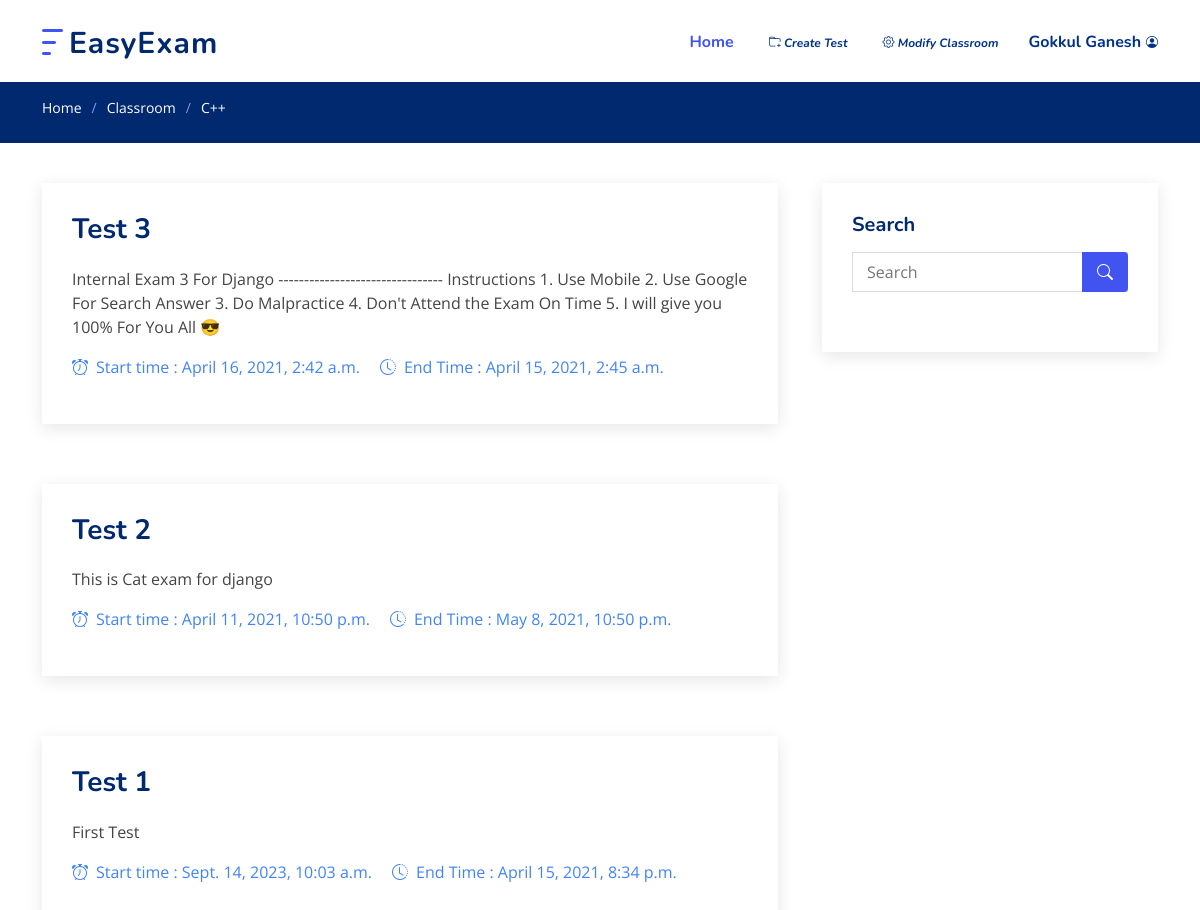
Screenshot of /1/view_class (signed in) with the database file from the repository.
### Classroom/models.py (models this page shows)
class Classroom(models.Model):
	owner = models.ForeignKey(User, on_delete=models.CASCADE) # Teacher
	name = models.CharField(max_length=255) # class name
	code = models.CharField(max_length=5, unique=True) # code for students to join
	desc = models.CharField(max_length=255, blank=True) # class Description for optional
	def __str__(self):
		return self.name

class Test(models.Model):
	belongs = models.ForeignKey(Classroom, on_delete=models.CASCADE)
	name = models.CharField(max_length=255)
	desc = models.CharField(max_length=2555, blank=True)
	create_time = models.DateTimeField(auto_now_add=True)
	start_time = models.DateTimeField()
	end_time = models.DateTimeField()
	def __str__(self):
		return self.name

### Classroom/views/Classroom.py (the view, shortened to what this page needs)
# urls.py: path('<int:class_id>/view_class', Classroom.view_class, name='view_class'),
@login_required(login_url='login')
def view_class(request, class_id):
	tests = Test.objects.filter(belongs=class_id).order_by('-create_time')
	search = request.GET.get('search')
	if search != "" and search is not None:
		tests = Test.objects.filter(belongs=class_id, name__icontains=search).order_by('-create_time')
	paginator = Paginator(tests, 5)
	page = request.GET.get('page', 1)
	try:
		tests = paginator.page(page)
	except PageNotAnInteger:
		tests = paginator.page(1)
	except EmptyPage:
		tests = paginator.page(paginator.num_pages)
	if request.user.is_staff :
		pass
	room = get_object_or_404(Classroom, id=class_id)
	return render(request, "classroom/view_class.html", {'tests' : tests, 'room' : room } )

### templates/classroom/view_class.html (shortened to what this page needs)
{% extends 'base.html' %}
{% load static %}
{% block header %}
<header id="header" class="header fixed-top">
  <div class="container-fluid container-xl d-flex align-items-center justify-content-between">
    <a href="{% url 'home' %}" class="logo d-flex align-items-center">
      <img src="{% static 'assets/img/logo.png' %}" alt="">
      <span>EasyExam</span>
    </a>
    <nav id="navbar" class="navbar">
      <ul>
        <li><a class="nav-link scrollto active" href="{% url 'dashboard' %}">Home</a></li>
        {% if user.is_staff %}
          <li><a href="{% url 'create_test' room.id %}"><i class="bi bi-folder-plus"><span> Create Test</span></i></a>
          <li><a href="{% url 'update_class' room.id %}"><i class="bi bi-gear"><span> Modify Classroom </span></i></a>
        {% endif %}
        <li class="dropdown"><a href="#"><span>{{ user.first_name }}</span><i class="bi bi-person-circle"></i></a>
        </li>
      </ul>
    </nav>
  </div>
</header>
{% endblock %}
{% block main %}
  <main id="main">
    <section class="breadcrumbs">
      <div class="container">
        <ol>
          <li><a href="{% url 'home' %}">Home</a></li>
          <li><a href="{% url 'dashboard' %}">Classroom</a></li>
          <li>{{ room }}</li>
        </ol>
      </div>
    </section>
    <section id="blog" class="blog">
      <div class="container" data-aos="fade-up">
        <div class="row">
          <div class="col-lg-8 entries">
            {% for t in tests %}
            <article class="entry">
              {% if user.is_staff %}
              <h2 class="entry-title">
                <a href="{% url 'view_test' t.id %}">{{ t }}</a>
              </h2>
              {% elif t.status == "late" or t.status == "not" %}
              <h2 class="entry-title">
                <a>{{ t }}</a>
              </h2>
              {% else  %}
              <h2 class="entry-title">
                <a href="{% url 'attend_test' t.id %}">{{ t }}</a>
              </h2>
              {% endif %}
              <div class="entry-content">
                <p>
                  {{ t.desc }}
                </p>
              </div>
              <div class="entry-meta">
                <ul>
                  {% if t.start_time %}
                  <li class="d-flex align-items-center"><i class="bi bi-alarm"></i>
                    Start time : {{ t.start_time }}
                  </li>
                  {% endif %}
                  {% if t.end_time %}
                  <li class="d-flex align-items-center"><i class="bi bi-clock-history"></i>
                    End Time : {{ t.end_time }}
                  </li>
                  {% endif %}
                </ul>
              </div>
            </article>
            {% endfor %}
          </div>
          <div class="col-lg-4">
            <div class="sidebar">
              <h3 class="sidebar-title">Search</h3>
              <div class="sidebar-item search-form">
                <form action="" method="GET">
                  <input type="text" name="search" placeholder="Search">
                  <button type="submit"><i class="bi bi-search"></i></button>
                </form>
              </div>
            </div>
          </div>
        </div>
      </div>
    </section>
  </main>
{% endblock %}

### static/assets/style.css (style rules this page uses)
:root { scroll-behavior: smooth; }
body { font-family: "Open Sans", sans-serif; color: #444444; }
a { color: #4154f1; text-decoration: none; }
h1, h2, h3, h4, h5, h6 { font-family: "Nunito", sans-serif; }
section { padding: 60px 0; overflow: hidden; }
.breadcrumbs { padding: 15px 0; background: #012970; min-height: 40px; margin-top: 82px; color: #fff; }
.breadcrumbs ol { display: flex; flex-wrap: wrap; list-style: none; padding: 0 0 10px 0; margin: 0; font-size: 14px; }
.breadcrumbs ol a { color: #fff; transition: 0.3s; }
.breadcrumbs ol li + li { padding-left: 10px; }
.breadcrumbs ol li + li::before { display: inline-block; padding-right: 10px; color: #8894f6; content: "/"; }
.header { transition: all 0.5s; z-index: 997; padding: 20px 0; }
.header .logo { line-height: 0; }
.header .logo img { max-height: 40px; margin-right: 6px; }
.header .logo span { font-size: 30px; font-weight: 700; letter-spacing: 1px; color: #012970; font-family: "Nunito", sans-serif; margin-top: 3px; }
.navbar { padding: 0; }
.navbar ul { margin: 0; padding: 0; display: flex; list-style: none; align-items: center; }
.navbar li { position: relative; }
.navbar a { display: flex; align-items: center; justify-content: space-between; padding: 10px 0 10px 30px; font-family: "Nunito", sans-serif; font-size: 16px; font-weight: 700; color: #013289; white-space: nowrap; transition: 0.3s; }
.navbar a i { font-size: 12px; line-height: 0; margin-left: 5px; }
.navbar a:hover, .navbar .active, .navbar li:hover > a { color: #4154f1; }
.blog { padding: 40px 0 20px 0; }
.blog .entry { padding: 30px; margin-bottom: 60px; box-shadow: 0 4px 16px rgba(0, 0, 0, 0.1); }
.blog .entry .entry-title { font-size: 28px; font-weight: bold; padding: 0; margin: 0 0 20px 0; }
.blog .entry .entry-title a { color: #012970; transition: 0.3s; }
.blog .entry .entry-meta { margin-bottom: 15px; color: #4084fd; }
.blog .entry .entry-meta ul { display: flex; flex-wrap: wrap; list-style: none; align-items: center; padding: 0; margin: 0; }
.blog .entry .entry-meta ul li + li { padding-left: 20px; }
.blog .entry .entry-meta i { font-size: 16px; margin-right: 8px; line-height: 0; }
.blog .entry .entry-content p { line-height: 24px; }
.blog .sidebar { padding: 30px; margin: 0 0 60px 20px; box-shadow: 0 4px 16px rgba(0, 0, 0, 0.1); }
.blog .sidebar .sidebar-title { font-size: 20px; font-weight: 700; padding: 0 0 0 0; margin: 0 0 15px 0; color: #012970; position: relative; }
.blog .sidebar .sidebar-item { margin-bottom: 30px; }
.blog .sidebar .search-form form { background: #fff; border: 1px solid #ddd; padding: 3px 10px; position: relative; }
.blog .sidebar .search-form form input[type="text"] { border: 0; padding: 4px; border-radius: 4px; width: calc(100% - 40px); }
.blog .sidebar .search-form form button { position: absolute; top: 0; right: 0; bottom: 0; border: 0; background: none; font-size: 16px; padding: 0 15px; margin: -1px; background: #4154f1; color: #fff; transition: 0.3s; border-radius: 0 4px 4px 0; line-height: 0; }
.blog .sidebar .search-form form button i { line-height: 0; }

### rows the page displays
Classroom: name "C++"
Test: name "Test 3", desc "Internal Exam 3 For Django -------------------------------- Instructions 1. Use Mobile 2. Use Google For Search Answer 3. Do Malpractice 4. Don't Attend the Exam On Time 5. I will give you 100% For You All 😎", start_time "April 16, 2021, 2:42 a.m.", end_time "April 15, 2021, 2:45 a.m."
Test: name "Test 2", desc "This is Cat exam for django", start_time "April 11, 2021, 10:50 p.m.", end_time "May 8, 2021, 10:50 p.m."
Test: name "Test 1", desc "First Test", start_time "Sept. 14, 2023, 10:03 a.m.", end_time "April 15, 2021, 8:34 p.m."

### other values shown
{{ user.first_name }} "Gokkul Ganesh"
